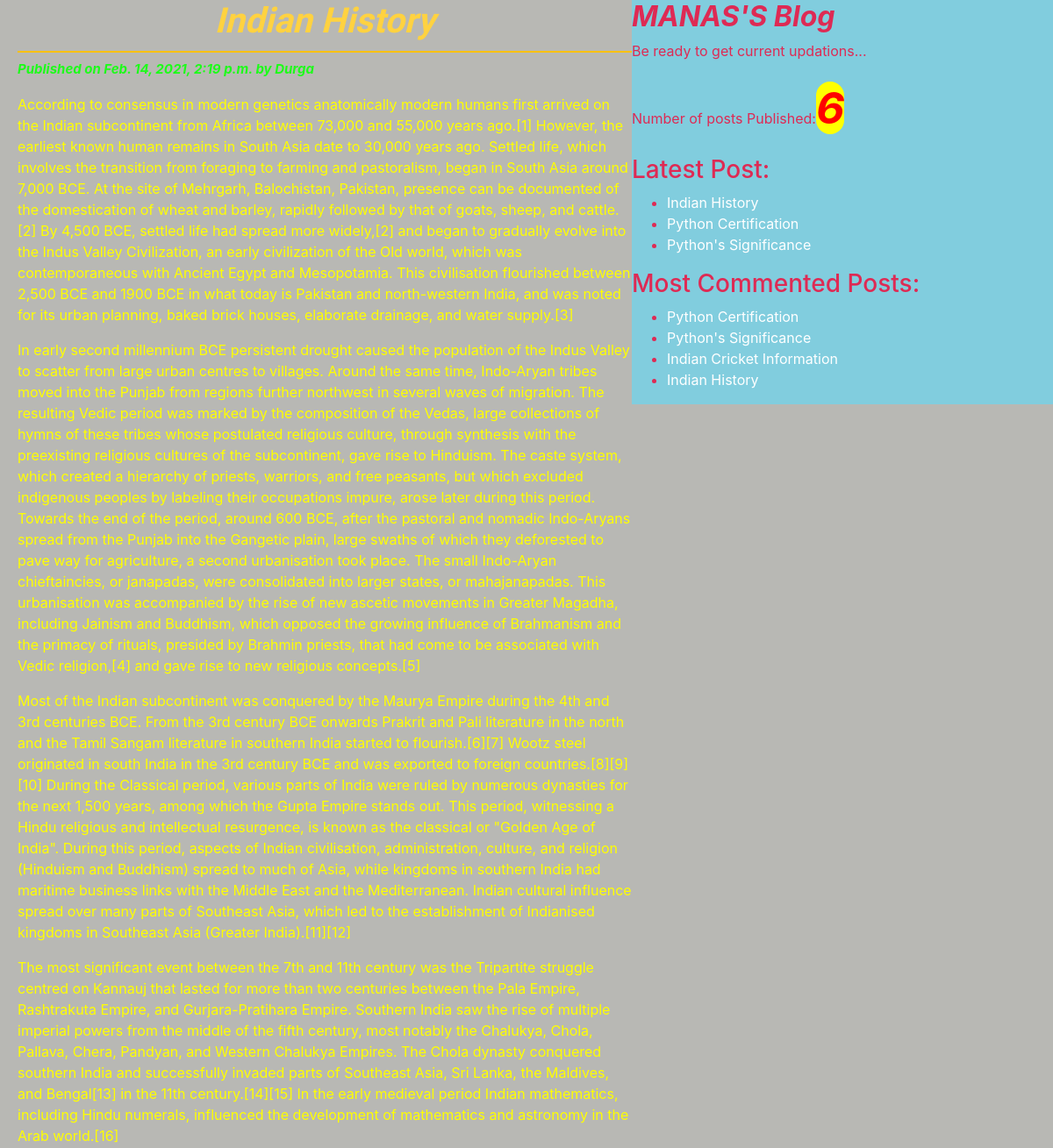
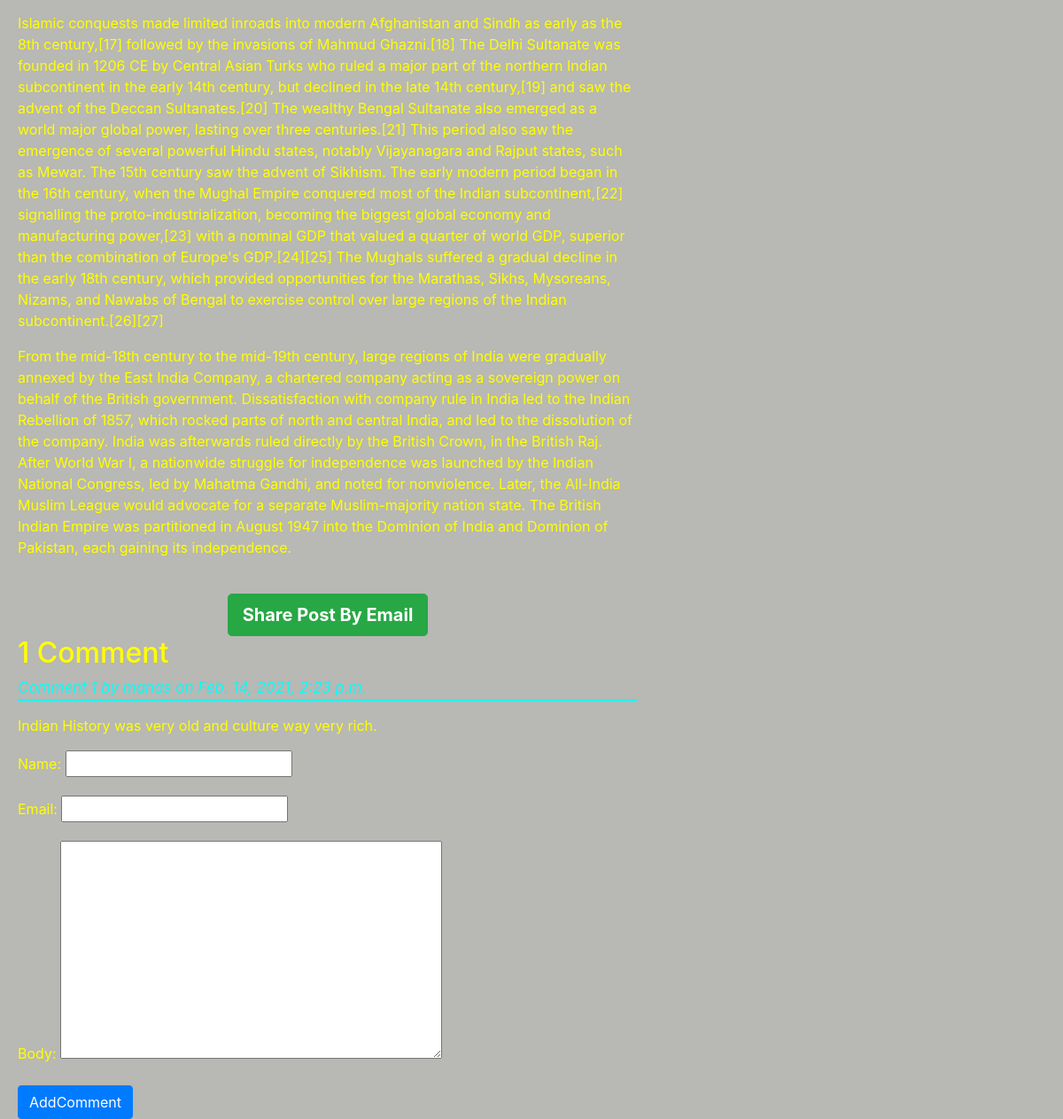
Screenshot of /2021/02/14/indian-history/ with the database file from the repository (2 pictures, top to bottom).
### blog/models.py (models this page shows, shortened)
class Post(models.Model):
    STATUS_CHOICES=(('draft','Draft'),('published','Published'))
    title=models.CharField(max_length=150)
    slug=models.SlugField(max_length=250,unique_for_date='publish')
    author=models.ForeignKey(User,on_delete=models.CASCADE,related_name='blog_posts')
    body=models.TextField()
    publish=models.DateTimeField(default=timezone.now)
    created=models.DateTimeField(auto_now_add=True)
    updated=models.DateTimeField(auto_now=True)
    status=models.CharField(max_length=10,choices=STATUS_CHOICES,default='draft')
    objects=CustomManager()
    tags=TaggableManager()
    class Meta:
        ordering=('-publish',)
    def get_absolute_url(self):
        return reverse("post_detail",args=[self.publish.year,self.publish.strftime('%m'),self.publish.strftime('%d'),self.slug])

class Comment(models.Model):
    post=models.ForeignKey(Post,related_name='comments',on_delete=models.CASCADE)
    name=models.CharField(max_length=50)
    email=models.EmailField()
    body=models.TextField()
    created=models.DateTimeField(auto_now_add=True)
    updated=models.DateTimeField(auto_now=True)
    active=models.BooleanField(default=True)
    class Meta:
        ordering=('-created',)

### blog/views.py (the view)
# urls.py: path('<year>/<month>/<day>/<post>/', views.post_details_view,name="post_detail"),
def post_details_view(request,year,month,day,post):
    post=get_object_or_404(Post,slug=post,status='published',publish__year=year,publish__month=month,publish__day=day)
    comments=post.comments.filter(active=True)
    csubmit=False
    if request.method=='POST':
        form=CommentForm(request.POST)
        if form.is_valid():
            new_comment=form.save(commit=False)
            new_comment.post=post
            new_comment.save()
            csubmit=True
    else:
        form=CommentForm()
    return render(request,'blog/post_detail.html',{'post':post,'form':form,'csubmit':csubmit,'comments':comments})

### blog/forms.py
class CommentForm(forms.ModelForm):
    class Meta:
        model=Comment
        fields=('name','email','body')

### blog/models.py (called while the page is built)
    def get_queryset(self):
        return super().get_queryset().filter(status='published')

### blog/templatetags/blog_tags.py (called while the page is built)
@register.simple_tag
def total_posts():
    return Post.objects.count()

@register.inclusion_tag('blog/show_latest_posts123.html')
def show_latest_posts(count=3):
    latest_post=Post.objects.order_by('-publish')[:count]
    return {'latest_post':latest_post}

@register.simple_tag
def get_most_commented_post(count=4):
    most_commented_post=Post.objects.annotate(total_comments=Count('comments')).order_by('-total_comments')[:count]
    return most_commented_post

### templates/blog/post_detail.html (shortened to what this page needs)
<!DOCTYPE html>
{% extends 'blog/base.html'%}
{% block content_block %}
      <h1 ><strong><em>{{post.title}}</em></strong></h1>
      <p class="date">Published on {{post.publish}} by {{post.author|title}}</p>
       {{post.body|linebreaks }}<br>
      <div class="container" align='center'>
         <a style="font-weight:bold;" class="btn btn-lg btn-success" href="/{{post.id}}/share">Share Post By Email</a>
      </div>
    {% with comments.count as comments_count %}
    <h2>{{comments_count}} Comment{{comments_count|pluralize}} </h2>
    {%endwith%}
    {% if comments%}
    {% for comment in comments%}
    <p id='ch'>Comment {{forloop.counter}} by {{comment.name}} on {{comment.created}}</p>
    <div class="cb">{{comment.body|linebreaks}}  </div>
    {%endfor%}
    {%else%}
    <p>No comments posted yet!!!<p>
    {%endif%}
    {% if csubmit %}
    <h3>Comment submitted successfully!!!</h3>
    {%else%}
    <form class="" method="post">
      {{form.as_p}}
      <input type="submit" class="btn btn-primary" name="" value="AddComment">
    </form>
    {%endif%}
{%endblock%}

### templates/blog/base.html (shortened to what this page needs)
<!DOCTYPE html>
{% load blog_tags %}
{% load static %}
<html lang="en" dir="ltr">
  <head>
    <link rel="stylesheet" href="{% static "css/bootstrap.css" %}">
    <link rel="stylesheet" href="{% static "css/blog.css" %}">
  </head>
  <body>
    <div class="content">
      {% block content_block %}
      {%endblock%}
    </div>
    <div class="sidebar">
      <h2><strong><em>MANAS'S Blog</em></strong></h2>
    <p>Be ready to get current updations...</p>
    <p>Number of posts Published:<span id='publish'>{%total_posts%}</span></p>
    <h3>Latest Post:</h3>{% show_latest_posts %}
    <h3>Most Commented Posts:</h3>
    {% get_most_commented_post as most_commented_post%}
    <ul>
      {% for post in most_commented_post%}
      <li > <a style="color:white;" href="{{post.get_absolute_url}}">{{post.title}}</a></li>
      {% endfor%}
    </ul>
    </div>
  </body>
</html>

### templates/blog/show_latest_posts123.html
<ul>
  {% for post in latest_post %}
  <li > <a style="color:white;" href="{{post.get_absolute_url}}">{{post.title}}</a></li>
  {% endfor %}
</ul>

### statics/css/blog.css (style rules this page uses)
.content { width:60%; float: left; padding-left: 20px; height: 100%; }
.sidebar { float:right; background: #81cdde; width: 40%; padding-top: 0px; height: 100%; color: #de2a54; }
.date { color:#1dfc19; font-weight: bold; font-style: italic; font-size: 15px; }
body { background: #b8b8b4; color: yellow; }
h1 { text-align: center; border-bottom: 2px solid #ffc107; padding-bottom: 10px; font-family: 'Reggae One', cursive; color: #ffd240; }
a { color: #342aeb; }
#ch { color:cyan; font-size:17px; font-style: italic; border-bottom: 2px solid cyan; }
#publish { font-size: 50px; font-weight: bold; color: red; font-style: italic; background: yellow; border-radius: 100px; }

### rows the page displays
Post: title "Indian History", publish "Feb. 14, 2021, 2:19 p.m.", author "Durga", body "According to consensus in modern genetics anatomically modern humans first arrived on the Indian subcontinent from Africa between 73,000 and 55,000 years ago.[1] However, the earliest known human remains in South Asia date to 30,000 years ago. Settled life, which involves the transition from foraging to farming and pastoralism, began in South Asia around 7,000 BCE. At the site of Mehrgarh, Balochistan, Pakistan, presence can be documented of the domestication of wheat and barley, rapidly followed by that of goats, sheep, and cattle.[2] By 4,500 BCE, settled life had spread more widely,[2] and began to gradually evolve into the Indus Valley Civilization, an early civilization of the Old…"
Comment: body "Indian History was very old and culture way very rich."
Post: title "Python Certification"
Post: title "Python's Significance"
Post: title "Indian Cricket Information"

### other values shown
{{ comments_count }} "1"
